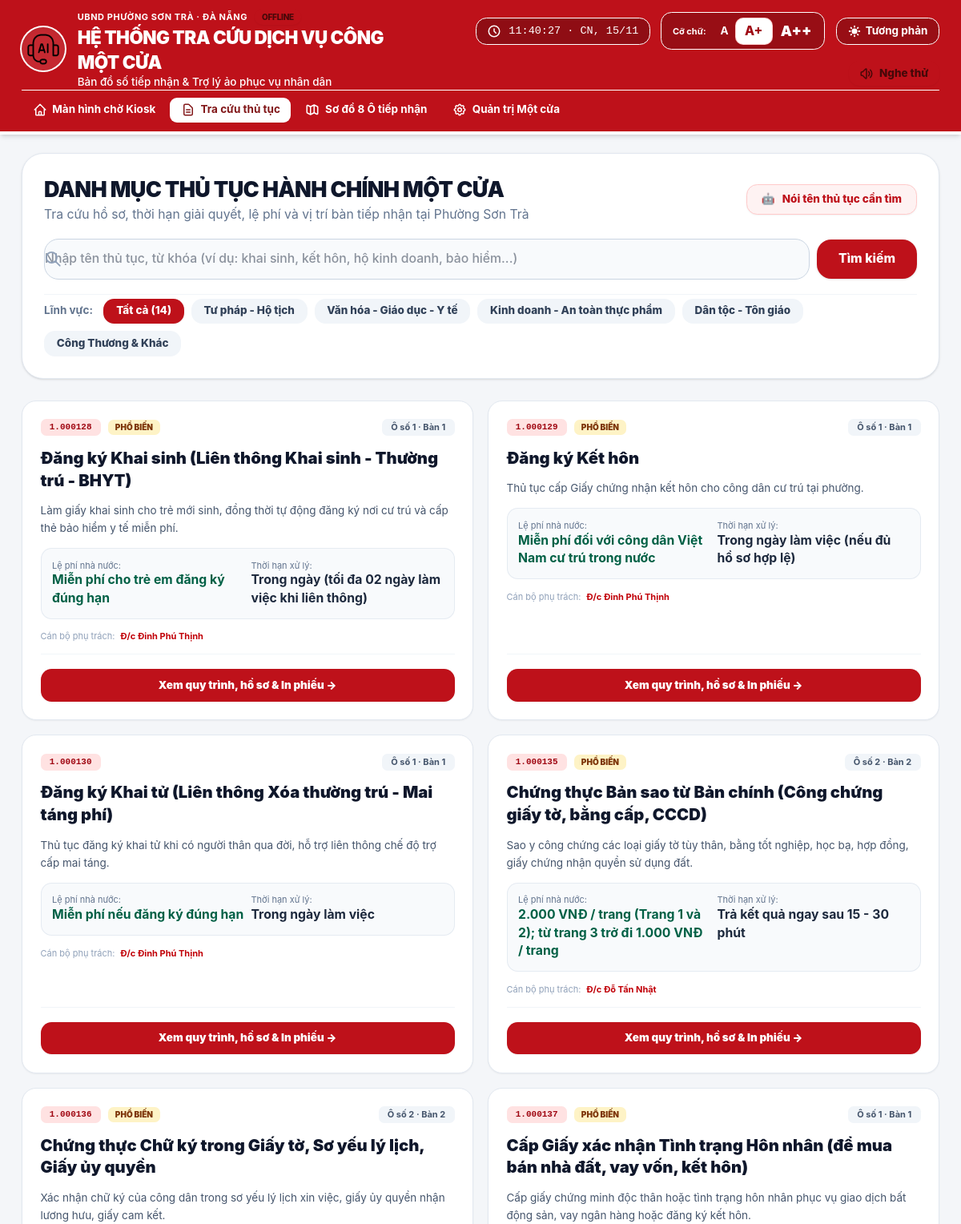
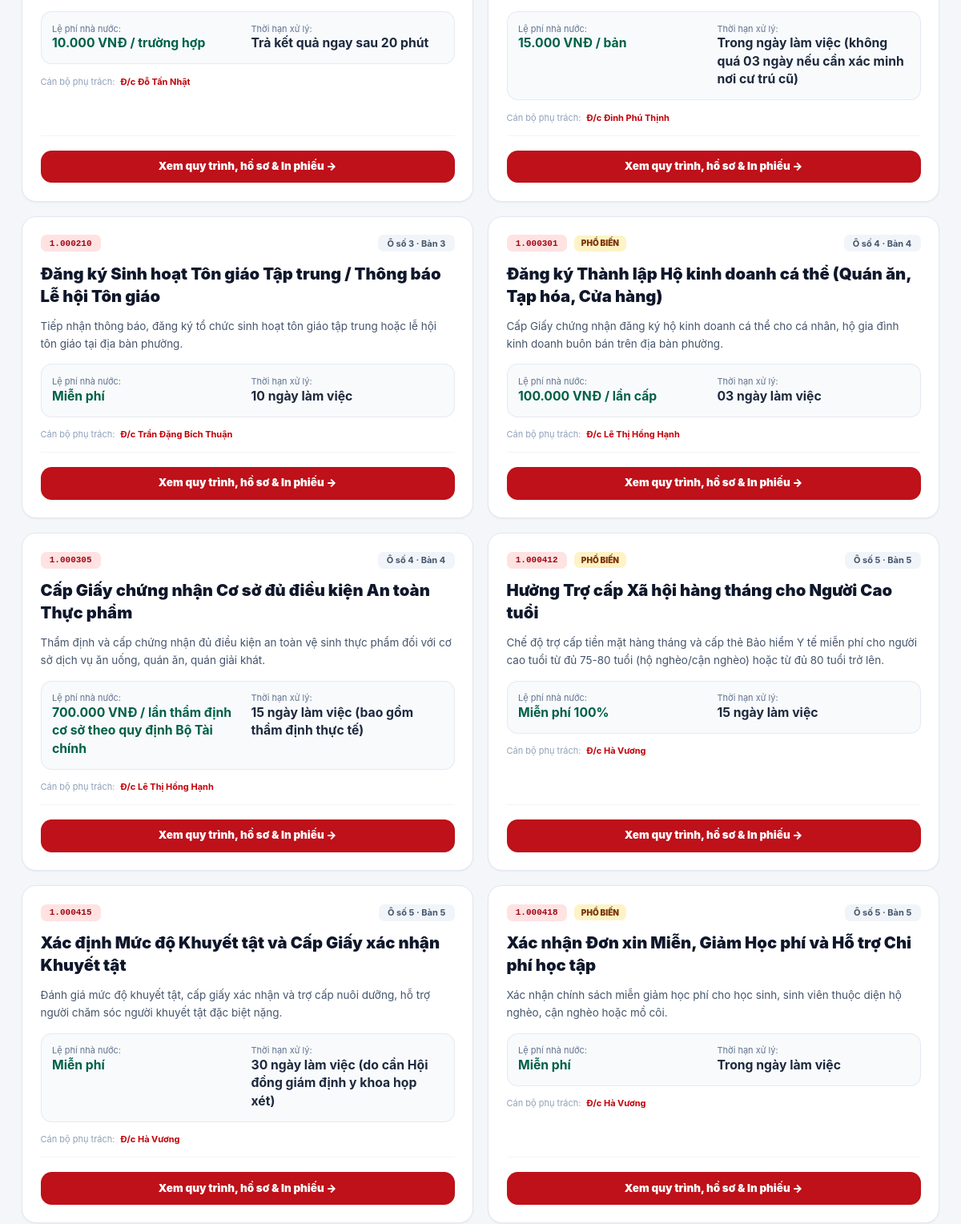
Before: /citizen (upper part) with the older database file (2 pictures, top to bottom).
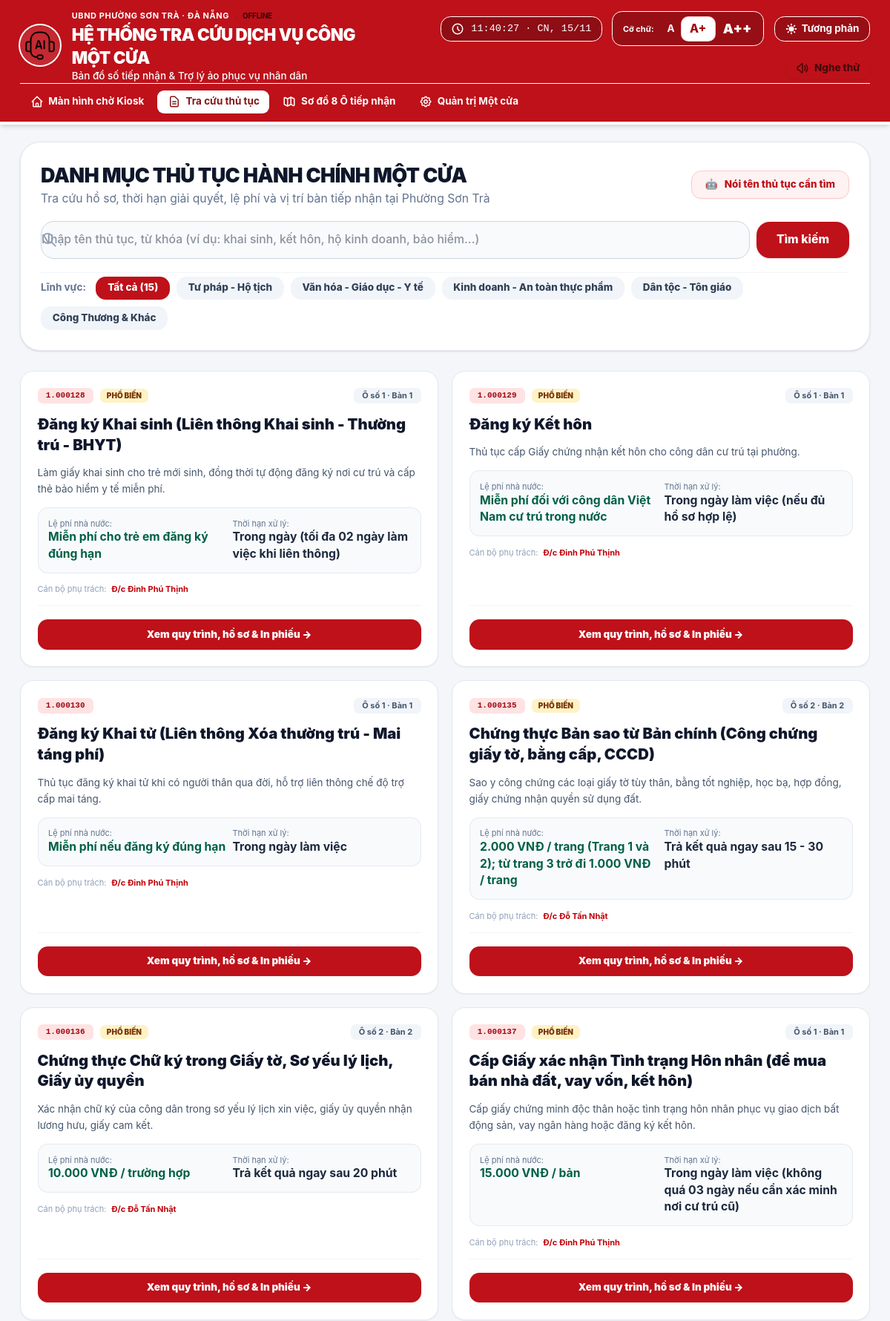
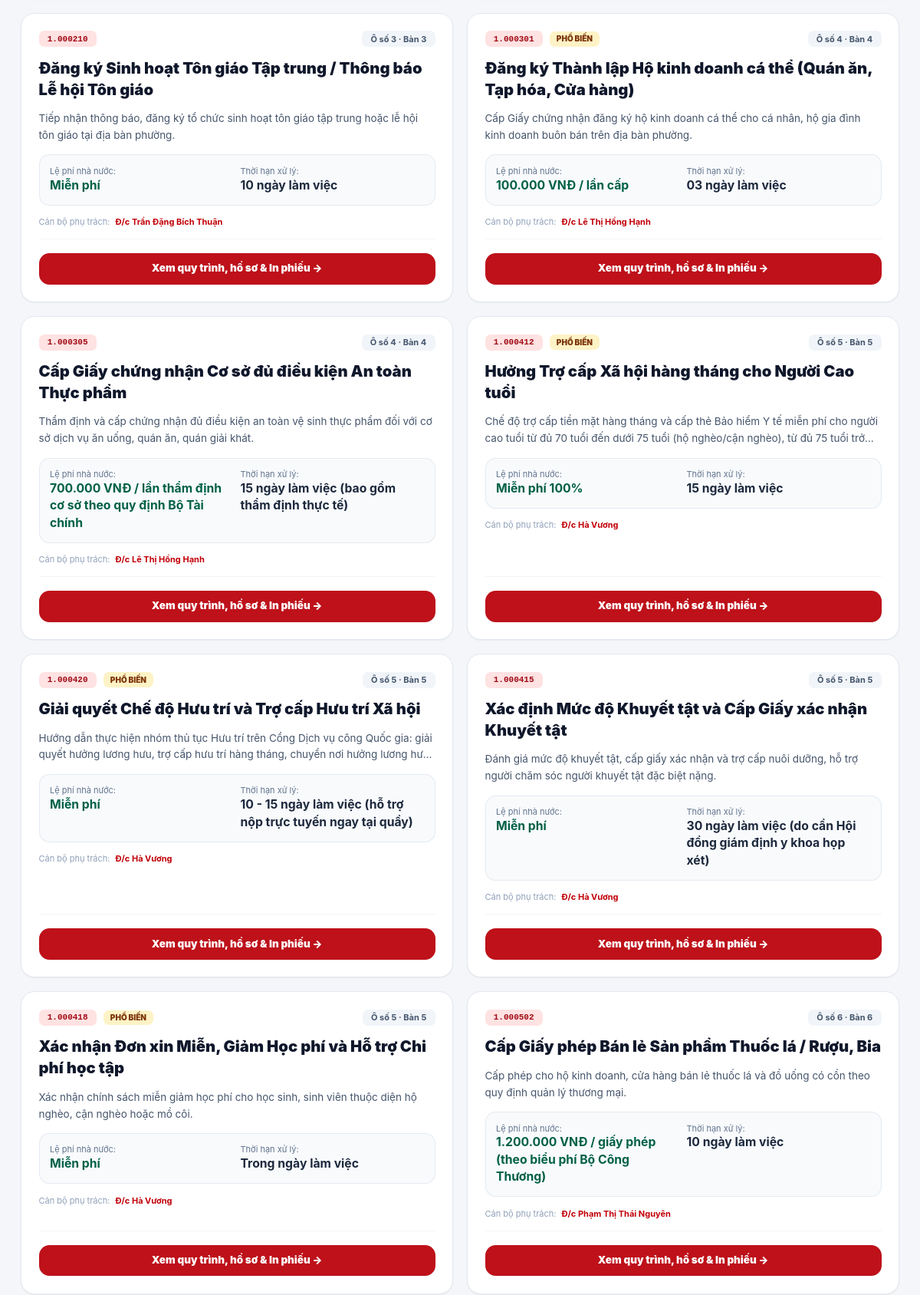
After: the same page with the newer database file (2 pictures, top to bottom).
### tables this page shows
CREATE TABLE services (
        id TEXT PRIMARY KEY,
        ward_id TEXT NOT NULL,
        code TEXT NOT NULL,
        name TEXT NOT NULL,
        category TEXT NOT NULL,
        level TEXT DEFAULT 'Toàn trình',
        counter_id TEXT,
        summary TEXT,
        processing_duration TEXT,
        fee TEXT,
        required_documents_json TEXT,
        steps_json TEXT,
        audio_script TEXT,
        legal_basis_json TEXT,
        faq_json TEXT,
        search_keywords_json TEXT,
        national_portal_url TEXT,
        is_popular INTEGER DEFAULT 0,
        FOREIGN KEY (ward_id) REFERENCES wards(id) ON DELETE CASCADE
    );

CREATE TABLE counters (
        id TEXT PRIMARY KEY,
        ward_id TEXT NOT NULL,
        code TEXT NOT NULL,
        name TEXT NOT NULL,
        officer_id TEXT,
        officer_name TEXT,
        primary_field TEXT,
        description TEXT,
        position_number INTEGER DEFAULT 1,
        color_theme TEXT DEFAULT 'blue',
        is_active INTEGER DEFAULT 1,
        FOREIGN KEY (ward_id) REFERENCES wards(id) ON DELETE CASCADE
    );

### app.py (the view, shortened to what this page needs)
@app.route('/citizen')
def citizen_home():
    category = request.args.get('category', 'all')
    search = request.args.get('search', '').strip().lower()
    services = database.get_services('ward-sontra')
    counters = database.get_counters('ward-sontra')
    counter_map = {c['id']: c for c in counters}
    filtered_services = []
    for s in services:
        if category != 'all' and s.get('category') != category:
            continue
        s['counter'] = counter_map.get(s.get('counterId'))
        filtered_services.append(s)
    return render_template(
        'citizen.html',
        services=filtered_services,
        selected_category=category,
        search_query=search,
        counters=counters
    )

### templates/citizen.html (shortened to what this page needs)
{% extends "base.html" %}
{% block content %}
<div class="space-y-6">
  <div class="bg-white rounded-3xl p-6 shadow-sm border border-slate-200 space-y-4">
    <div class="flex flex-col md:flex-row items-start md:items-center justify-between gap-3">
      <div>
        <h2 class="text-xl sm:text-2xl font-black text-slate-900 tracking-tight">
          DANH MỤC THỦ TỤC HÀNH CHÍNH MỘT CỬA
        </h2>
        <p class="text-xs sm:text-sm text-slate-500 mt-0.5">
          Tra cứu hồ sơ, thời hạn giải quyết, lệ phí và vị trí bàn tiếp nhận tại Phường Sơn Trà
        </p>
      </div>
      <div class="flex items-center gap-2">
        <button class="btn-open-ai-assistant px-4 py-2 bg-red-50 hover:bg-red-100 text-[#be111a] border border-red-200 font-extrabold text-xs rounded-xl flex items-center gap-2 cursor-pointer shadow-xs">
          <span>🤖</span>
          <span>Nói tên thủ tục cần tìm</span>
        </button>
      </div>
    </div>
    <form method="GET" action="/citizen" class="relative flex items-center gap-2">
      <div class="relative flex-1">
        <div class="absolute inset-y-0 left-0 pl-3.5 flex items-center pointer-events-none text-slate-400">
        </div>
        <input
          type="text"
          name="search"
          value="{{ search_query }}"
          placeholder="Nhập tên thủ tục, từ khóa (ví dụ: khai sinh, kết hôn, hộ kinh doanh, bảo hiểm...)"
          class="w-full pl-11 pr-10 py-3 bg-slate-50 border border-slate-300 rounded-2xl text-sm font-medium text-slate-800 placeholder-slate-400 focus:bg-white focus:outline-none focus:ring-2 focus:ring-[#be111a] focus:border-transparent transition-all"
        >
      </div>
      <button type="submit" class="px-6 py-3 bg-[#be111a] hover:bg-red-700 text-white font-extrabold text-sm rounded-2xl shadow-sm transition-colors cursor-pointer">
        Tìm kiếm
      </button>
    </form>
    <div class="flex flex-wrap items-center gap-2 pt-1 border-t border-slate-100">
      <span class="text-xs font-bold text-slate-500 mr-1">Lĩnh vực:</span>
      <a href="/citizen?category=all{% if search_query %}&search={{ search_query }}{% endif %}" class="px-3.5 py-1.5 rounded-xl text-xs font-extrabold transition-all {% if selected_category == 'all' %}bg-[#be111a] text-white shadow-xs{% else %}bg-slate-100 hover:bg-slate-200 text-slate-700{% endif %}">
        Tất cả ({{ services|length }})
      </a>
      <a href="/citizen?category=tu-phap-ho-tich{% if search_query %}&search={{ search_query }}{% endif %}" class="px-3.5 py-1.5 rounded-xl text-xs font-extrabold transition-all {% if selected_category == 'tu-phap-ho-tich' %}bg-[#be111a] text-white shadow-xs{% else %}bg-slate-100 hover:bg-slate-200 text-slate-700{% endif %}">
        Tư pháp - Hộ tịch
      </a>
      <a href="/citizen?category=van-hoa-y-te-xa-hoi{% if search_query %}&search={{ search_query }}{% endif %}" class="px-3.5 py-1.5 rounded-xl text-xs font-extrabold transition-all {% if selected_category == 'van-hoa-y-te-xa-hoi' %}bg-[#be111a] text-white shadow-xs{% else %}bg-slate-100 hover:bg-slate-200 text-slate-700{% endif %}">
        Văn hóa - Giáo dục - Y tế
      </a>
      <a href="/citizen?category=dang-ky-kinh-doanh{% if search_query %}&search={{ search_query }}{% endif %}" class="px-3.5 py-1.5 rounded-xl text-xs font-extrabold transition-all {% if selected_category == 'dang-ky-kinh-doanh' %}bg-[#be111a] text-white shadow-xs{% else %}bg-slate-100 hover:bg-slate-200 text-slate-700{% endif %}">
        Kinh doanh - An toàn thực phẩm
      </a>
      <a href="/citizen?category=dan-toc-ton-giao{% if search_query %}&search={{ search_query }}{% endif %}" class="px-3.5 py-1.5 rounded-xl text-xs font-extrabold transition-all {% if selected_category == 'dan-toc-ton-giao' %}bg-[#be111a] text-white shadow-xs{% else %}bg-slate-100 hover:bg-slate-200 text-slate-700{% endif %}">
        Dân tộc - Tôn giáo
      </a>
      <a href="/citizen?category=cong-thuong-tthc-khac{% if search_query %}&search={{ search_query }}{% endif %}" class="px-3.5 py-1.5 rounded-xl text-xs font-extrabold transition-all {% if selected_category == 'cong-thuong-tthc-khac' %}bg-[#be111a] text-white shadow-xs{% else %}bg-slate-100 hover:bg-slate-200 text-slate-700{% endif %}">
        Công Thương & Khác
      </a>
    </div>
  </div>
  <div class="space-y-4">
    {% if services %}
      <div class="grid grid-cols-1 md:grid-cols-2 gap-4">
        {% for s in services %}
        <div class="bg-white rounded-2xl p-5 border border-slate-200 shadow-xs hover:border-red-300 hover:shadow-md transition-all flex flex-col justify-between">
          <div class="space-y-3">
            <div class="flex items-center justify-between gap-2">
              <div class="flex items-center gap-2">
                <span class="text-[11px] font-black text-red-800 bg-red-100 px-2.5 py-0.5 rounded-md font-mono">
                  {{ s.code }}
                </span>
                {% if s.isPopular %}
                <span class="text-[10px] font-black text-amber-900 bg-amber-100 px-2 py-0.5 rounded-md uppercase">
                  Phổ biến
                </span>
                {% endif %}
              </div>
              {% if s.counter %}
              <span class="text-[11px] font-bold text-slate-600 bg-slate-100 px-2.5 py-0.5 rounded-md">
                {{ s.counter.code }} · Bàn {{ s.counter.positionNumber }}
              </span>
              {% endif %}
            </div>
            <h3 class="text-base sm:text-lg font-black text-slate-900 leading-snug">
              <a href="/service/{{ s.id }}" class="hover:text-[#be111a] transition-colors">
                {{ s.name }}
              </a>
            </h3>
            <p class="text-xs text-slate-600 line-clamp-2 leading-relaxed">
              {{ s.summary }}
            </p>
            <div class="grid grid-cols-2 gap-2 p-3 bg-slate-50 rounded-xl border border-slate-200/80 text-xs">
              <div>
                <span class="text-slate-500 text-[11px] block">Lệ phí nhà nước:</span>
                <span class="font-bold text-emerald-800 text-xs sm:text-sm">{{ s.fee }}</span>
              </div>
              <div>
                <span class="text-slate-500 text-[11px] block">Thời hạn xử lý:</span>
                <span class="font-bold text-slate-800 text-xs sm:text-sm">{{ s.processingDuration }}</span>
              </div>
            </div>
            {% if s.counter and s.counter.officerName %}
            <div class="text-[11px] text-slate-600 flex items-center gap-1.5">
              <span class="text-slate-400">Cán bộ phụ trách:</span>
              <span class="font-bold text-red-700">{{ s.counter.officerName }}</span>
            </div>
            {% endif %}
          </div>
          <div class="pt-4 mt-3 border-t border-slate-100 flex items-center justify-between gap-2">
            <a href="/service/{{ s.id }}" class="flex-1 py-2.5 bg-[#be111a] hover:bg-red-700 text-white font-black text-xs rounded-xl text-center shadow-xs transition-colors">
              Xem quy trình, hồ sơ & In phiếu →
            </a>
          </div>
        </div>
        {% endfor %}
      </div>
    {% endif %}
  </div>
</div>
{% endblock %}

### templates/base.html (shortened to what this page needs)
<!DOCTYPE html>
<html lang="vi" class="text-scale-large">
<head>
  <link rel="stylesheet" href="{{ url_for('static', filename='css/tailwind.offline.css') }}">
</head>
<body class="min-h-screen flex flex-col bg-[#f4f6f9] text-slate-800 antialiased selection:bg-red-200 selection:text-red-900">
  <header class="no-print bg-[#be111a] text-white shadow-md border-b-4 border-[#eab308] sticky top-0 z-40">
    <div class="max-w-7xl mx-auto px-4 sm:px-6 lg:px-8 py-2.5">
      <div class="flex flex-col md:flex-row items-center justify-between gap-3">
        <a href="/" class="flex items-center gap-3.5 group">
          <div class="w-12 h-12 rounded-full bg-white/10 ring-2 ring-yellow-400/80 flex items-center justify-center p-1.5 shrink-0 overflow-hidden shadow-inner">
            <img src="{{ url_for('static', filename='assets/wcaicon_2763340a.png') }}" alt="Biểu trưng" class="w-full h-full object-contain" onerror="this.src='/public/assets/wcaicon_2763340a.png';">
          </div>
          <div>
            <div class="flex items-center gap-2">
              <span class="text-[11px] font-bold uppercase tracking-wider text-yellow-300">UBND PHƯỜNG SƠN TRÀ · ĐÀ NẴNG</span>
              <span class="text-[10px] bg-yellow-400 text-red-950 px-2 py-0.5 rounded-full font-extrabold uppercase tracking-tight shadow-xs">Offline</span>
            </div>
            <h1 class="text-lg sm:text-xl font-black tracking-tight text-white group-hover:text-yellow-200 transition-colors">
              HỆ THỐNG TRA CỨU DỊCH VỤ CÔNG MỘT CỬA
            </h1>
            <p class="text-xs text-red-100 font-medium">Bản đồ số tiếp nhận & Trợ lý ảo phục vụ nhân dân</p>
          </div>
        </a>
        <div class="flex flex-wrap items-center justify-end gap-2 sm:gap-3">
          <div class="hidden lg:flex items-center gap-2 px-3 py-1.5 bg-black/25 rounded-xl border border-white/10 text-xs font-mono text-yellow-300">
            <svg class="w-4 h-4 text-yellow-400" fill="none" stroke="currentColor" viewBox="0 0 24 24"><path stroke-linecap="round" stroke-linejoin="round" stroke-width="2" d="M12 8v4l3 3m6-3a9 9 0 11-18 0 9 9 0 0118 0z"></path></svg>
            <span id="kiosk-live-clock">--:--:--</span>
          </div>
          <div class="flex items-center bg-black/20 rounded-xl p-1 border border-white/15">
            <span class="text-[11px] font-bold px-2 text-yellow-300">Cỡ chữ:</span>
            <button data-scale="normal" title="Cỡ chữ vừa" class="px-2 py-1 text-xs font-bold rounded-lg hover:bg-white/20 transition-all cursor-pointer">A</button>
            <button data-scale="large" title="Cỡ chữ lớn" class="px-2.5 py-1 text-sm font-extrabold rounded-lg bg-white text-red-800 shadow-xs cursor-pointer">A+</button>
            <button data-scale="xlarge" title="Cỡ chữ rất lớn" class="px-2.5 py-1 text-base font-black rounded-lg hover:bg-white/20 transition-all cursor-pointer">A++</button>
          </div>
          <button id="btn-toggle-contrast" title="Chế độ màu tương phản cao" class="flex items-center gap-1 px-3 py-1.5 bg-black/20 hover:bg-black/30 rounded-xl border border-white/15 text-xs font-bold text-white transition-all cursor-pointer">
            <span class="hidden sm:inline">Tương phản</span>
          </button>
          <button id="btn-test-audio" title="Thử loa phát thanh giọng nói chuẩn" class="flex items-center gap-1.5 px-3 py-1.5 bg-yellow-400 hover:bg-yellow-300 text-red-950 font-extrabold rounded-xl text-xs shadow-xs transition-all cursor-pointer">
            <span>Nghe thử</span>
          </button>
        </div>
      </div>
      <nav class="mt-2.5 pt-2 border-t border-red-500/40 flex flex-wrap items-center justify-between gap-2 text-xs font-bold">
        <div class="flex items-center gap-1 sm:gap-2">
          <a href="/" class="px-3 py-1.5 rounded-lg {% if request.path == '/' %}bg-white text-red-900 shadow-xs{% else %}text-white hover:bg-white/10{% endif %} transition-colors flex items-center gap-1.5">
            <svg class="w-4 h-4" fill="none" stroke="currentColor" viewBox="0 0 24 24"><path stroke-linecap="round" stroke-linejoin="round" stroke-width="2" d="M3 12l2-2m0 0l7-7 7 7M5 10v10a1 1 0 001 1h3m10-11l2 2m-2-2v10a1 1 0 01-1 1h-3m-6 0a1 1 0 001-1v-4a1 1 0 011-1h2a1 1 0 011 1v4a1 1 0 001 1m-6 0h6"></path></svg>
            Màn hình chờ Kiosk
          </a>
          <a href="/citizen" class="px-3 py-1.5 rounded-lg {% if request.path.startswith('/citizen') %}bg-white text-red-900 shadow-xs{% else %}text-white hover:bg-white/10{% endif %} transition-colors flex items-center gap-1.5">
            <svg class="w-4 h-4" fill="none" stroke="currentColor" viewBox="0 0 24 24"><path stroke-linecap="round" stroke-linejoin="round" stroke-width="2" d="M9 12h6m-6 4h6m2 5H7a2 2 0 01-2-2V5a2 2 0 012-2h5.586a1 1 0 01.707.293l5.414 5.414a1 1 0 01.293.707V19a2 2 0 01-2 2z"></path></svg>
            Tra cứu thủ tục
          </a>
          <a href="/mindmap" class="px-3 py-1.5 rounded-lg {% if request.path == '/mindmap' %}bg-white text-red-900 shadow-xs{% else %}text-white hover:bg-white/10{% endif %} transition-colors flex items-center gap-1.5">
            Sơ đồ 8 Ô tiếp nhận
          </a>
          <a href="/admin" class="px-3 py-1.5 rounded-lg {% if request.path.startswith('/admin') %}bg-white text-red-900 shadow-xs{% else %}text-white hover:bg-white/10{% endif %} transition-colors flex items-center gap-1.5">
            Quản trị Một cửa
          </a>
        </div>
      </nav>
    </div>
  </header>
  <main class="flex-1 w-full max-w-7xl mx-auto px-4 sm:px-6 lg:px-8 py-5">
    {% block content %}{% endblock %}
  </main>
</body>
</html>

Changed rows visible on the page:
changed services "Hưởng Trợ cấp Xã hội hàng tháng cho Người Cao tuổi": summary "Chế độ trợ cấp tiền mặt hàng tháng và cấp thẻ Bảo hiểm Y tế miễn phí cho người cao tuổi từ đủ 75-80 tuổi (hộ nghèo/cận nghèo) hoặc từ đủ 80 tuổi trở lên." → "Chế độ trợ cấp tiền mặt hàng tháng và cấp thẻ Bảo hiểm Y tế miễn phí cho người cao tuổi từ đủ 70 tuổi đến dưới 75 tuổi (hộ nghèo/cận nghèo), từ đủ 75 tuổi…"
added services: code "1.000420", shows "PHỔ BIẾN", counter.code "Ô số 5", counter.positionNumber "5", name "Giải quyết Chế độ Hưu trí và Trợ cấp Hưu trí Xã hội", summary "Hướng dẫn thực hiện nhóm thủ tục Hưu trí trên Cổng Dịch vụ công Quốc gia: giải quyết hưởng lương hưu, trợ cấp hưu trí hàng tháng, chuyển nơi hưởng lương…", fee "Miễn phí", processingDuration "10 - 15 ngày làm việc (hỗ trợ nộp trực tuyến ngay tại quầy)", counter.officerName "Đ/c Hà Vương"
now on this page (row unchanged): services: code "1.000502", counter.code "Ô số 6", counter.positionNumber "6", name "Cấp Giấy phép Bán lẻ Sản phẩm Thuốc lá / Rượu, Bia", summary "Cấp phép cho hộ kinh doanh, cửa hàng bán lẻ thuốc lá và đồ uống có cồn theo quy định quản lý thương mại.", fee "1.200.000 VNĐ / giấy phép (theo biểu phí Bộ Công Thương)", processingDuration "10 ngày làm việc", counter.officerName "Đ/c Phạm Thị Thái Nguyên"
Other visible differences:
{{ services|length }}: "14" → "15"
